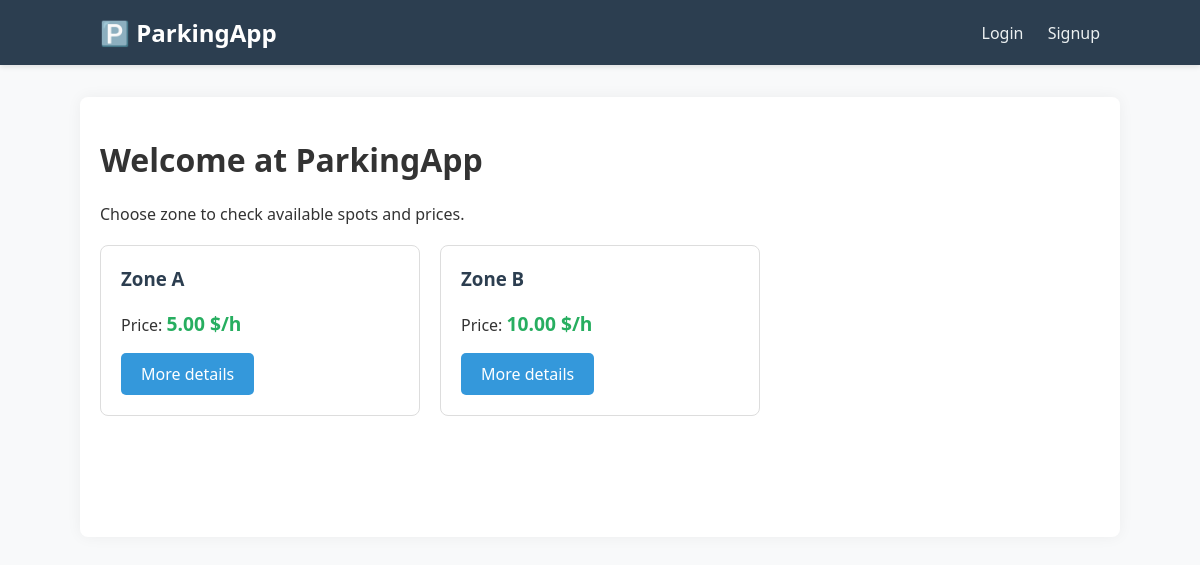
The page / on the database its author committed.
### parking/models.py (models this page shows, shortened)
class ParkingZone(models.Model):
    name = models.CharField(max_length=50, verbose_name="Zone name")
    price_per_hour = models.DecimalField(
        max_digits=6,
        decimal_places=2,
        verbose_name="Price per hour",
        validators=[MinValueValidator(0.00)] # blokuje ujemne liczby
    )

### parking/views.py (the view)
# urls.py: path('', views.home, name='home'),
def home(request):
    zones = ParkingZone.objects.all()
    return render(request, 'parking/home.html', {'zones': zones})

### templates/parking/home.html
{% extends 'base.html' %}
{% block content %}
    <h1>Welcome at ParkingApp</h1>
    <p>Choose zone to check available spots and prices.</p>
    {% if zones %}
        <div class="zone-list">
            {% for zone in zones %}
                <div class="card">
                    <h3>{{ zone.name }}</h3>
                    <p>Price: <span class="price">{{ zone.price_per_hour }} $/h</span></p>
                    <a href="{% url 'zone_detail' zone.id %}" class="btn">More details</a>
                </div>
            {% endfor %}
        </div>
    {% else %}
        <p>No configured parking zones.</p>
    {% endif %}
{% endblock %}

### static/css/style.css (style rules this page uses)
body { font-family: 'Segoe UI', Tahoma, Geneva, Verdana, sans-serif; margin: 0; padding: 0; background-color: #f8f9fa; color: #333; }
.zone-list { display: grid; grid-template-columns: repeat(auto-fill, minmax(250px, 1fr)); gap: 20px; margin-top: 20px; }
.card { border: 1px solid #ddd; border-radius: 8px; padding: 20px; background: #fff; transition: transform 0.2s; }
.card h3 { margin-top: 0; color: #2c3e50; }
.price { color: #27ae60; font-weight: bold; font-size: 1.2em; }
.btn { display: inline-block; background-color: #3498db; color: white; padding: 10px 20px; text-decoration: none; border-radius: 5px; border: none; cursor: pointer; font-size: 1rem; }

### rows shown on the page
ParkingZone: name "Zone A", price_per_hour "5.00"
ParkingZone: name "Zone B", price_per_hour "10.00"
